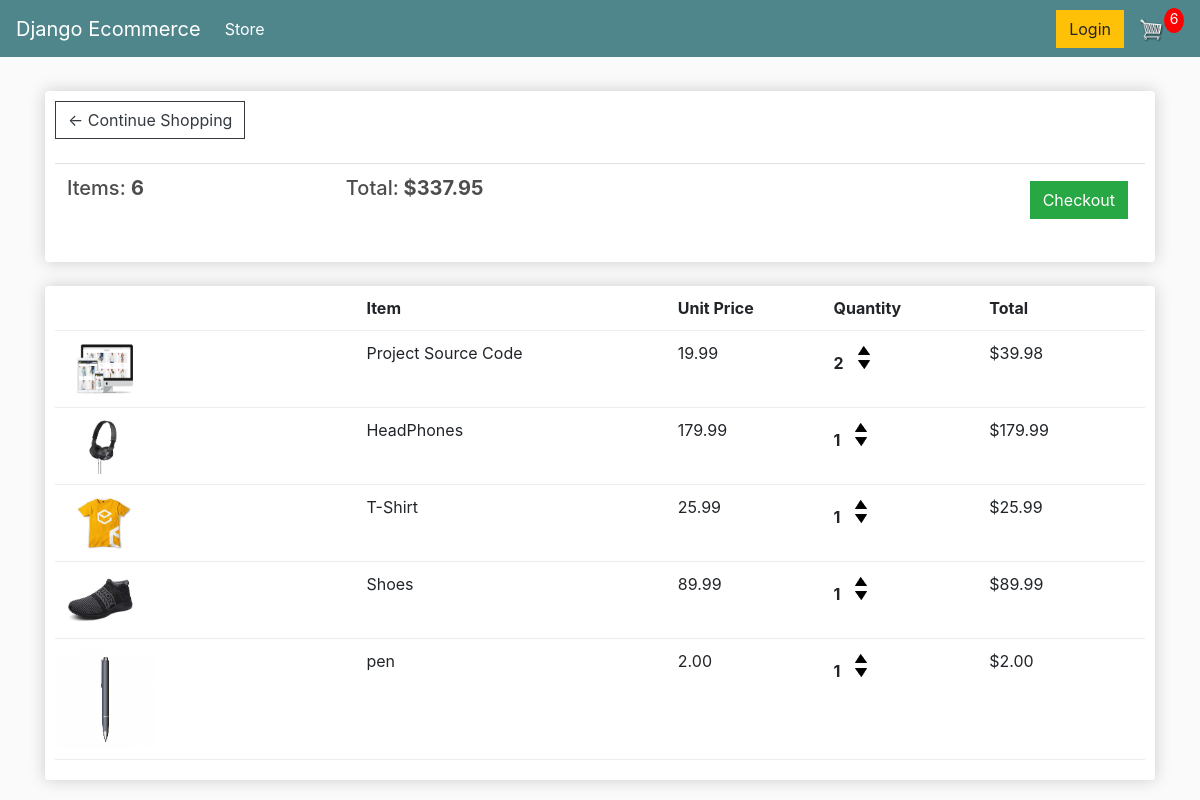
The app's page /cart/ (signed in) with its own data.
### store/models.py (models this page shows, shortened)
class Order(models.Model):
    customer       = models.ForeignKey(Customer,on_delete=models.SET_NULL,blank=True,null=True)
    date_ordered   = models.DateTimeField(auto_now_add=True)
    complete       = models.BooleanField(default=False,null=True,blank=False)
    transection_id = models.CharField(max_length=200, null=True)
    @property
    def get_cart_total(self):
        orderitems = self.orderitem_set.all()
        total = sum([item.get_total for item in orderitems])
        return total
    @property
    def get_cart_items(self):
        orderitems = self.orderitem_set.all()
        total = sum([item.quantity for item in orderitems])
        return total

class OrderItem(models.Model):
    product      = models.ForeignKey(Product,on_delete=models.SET_NULL,blank=True,null=True)
    order         = models.ForeignKey(Order,on_delete=models.SET_NULL,blank=True,null=True )
    quantity      = models.IntegerField(default=0,null=True,blank=True)
    date_added    = models.DateTimeField(auto_now_add=True)
    @property
    def get_total(self):
        total =self.product.price * self.quantity
        return total

class Product(models.Model):
    name     = models.CharField(max_length=200, null=True)
    price    = models.DecimalField(max_digits=7, decimal_places=2)
    digital  = models.BooleanField(default=False,null=True,blank=False)
    image    = models.ImageField(null=True,blank=True)
    @property
    def imageURL(self):
        try:
            url =self.image.url
        except:
            url =''
        return url

### store/views.py (the view)
# urls.py: path('cart/', views.cart, name="cart"),
def cart(request):
    if request.user.is_authenticated:
        customer = request.user.customer
        order, created = Order.objects.get_or_create(customer=customer,complete=False)
        items =order.orderitem_set.all()
        cartItems =order.get_cart_items
    else:
        items = []
        order = {'get_cart_total':0,'get_cart_items':0,'shipping':False}
        cartItems = order['get_cart_items']
    context ={'items':items, 'order':order,'cartItems':cartItems}
    return render(request, 'store/cart.html',context)

### store/templates/store/cart.html
{% extends 'store/main.html' %}
{% load static %}
{% block content %}
	<div class="row">
		<div class="col-lg-12">
			<div class="box-element">
				<a  class="btn btn-outline-dark" href="{% url 'store' %}">&#x2190; Continue Shopping</a>
				<br>
				<br>
				<table class="table">
					<tr>
						<th><h5>Items: <strong>{{order.get_cart_items}}</strong></h5></th>
						<th><h5>Total:<strong> ${{order.get_cart_total|floatformat:2}}</strong></h5></th>
						<th>
							<a  style="float:right; margin:5px;" class="btn btn-success" href="{% url 'checkout' %}">Checkout</a>
						</th>
					</tr>
				</table>
			</div>
			<br>
			<div class="box-element">
				<div class="cart-row">
					<div style="flex:2"></div>
					<div style="flex:2"><strong>Item</strong></div>
					<div style="flex:1"><strong>Unit Price</strong></div>
					<div style="flex:1"><strong>Quantity</strong></div>
					<div style="flex:1"><strong>Total</strong></div>
				</div>
				{% for item in items%}
				<div class="cart-row">
					<div style="flex:2"><img class="row-image" src="{{item.product.imageURL}}"></div>
					<div style="flex:2"><p>{{item.product.name}}</p></div>
					<div style="flex:1"><p>{{item.product.price|floatformat:2}}</p></div>
					<div style="flex:1">
						<p class="quantity">{{item.quantity}}</p>
						<div class="quantity">
							<img data-product={{item.product.id}} data-action="add" class="chg-quantity update-cart" src="{% static  'images/arrow-up.png' %}">
							<img data-product={{item.product.id}} data-action="remove" class="chg-quantity update-cart" src="{% static  'images/arrow-down.png' %}">
						</div>
					</div>
					<div style="flex:1"><p>${{item.get_total}}</p></div>
				</div>
				{% endfor %}
			</div>
		</div>
	</div>
{% endblock content %}

### static/css/main.css (style rules this page uses)
body { background-color: hsl(0, 0%, 98%); }
h1,h2,h3,h4,h5,h6 { color:hsl(0, 0%, 30%); }
.box-element { box-shadow:hsl(0, 0%, 80%) 0 0 16px; background-color: #fff; border-radius: 4px; padding: 10px; }
.col-lg-4, .col-lg-6, .col-lg-8, .col-lg-12 { margin-top: 10px; }
.btn { border-radius: 0; }
.row-image { width: 100px; }
.cart-row { display: flex; align-items: flex-stretch; padding-bottom: 10px; margin-bottom: 10px; border-bottom: 1px solid #ececec; }
.quantity { display: inline-block; font-weight: 700; padding-right:10px; }
.chg-quantity { width: 12px; cursor: pointer; display: block; margin-top: 5px; transition:.1s; }

### records on screen
Order: get_cart_items "6", get_cart_total "337.95"
OrderItem: product.imageURL (picture), product.name "Project Source Code", product.price "19.99", quantity "2", get_total "39.98"
OrderItem: product.imageURL (picture), product.name "HeadPhones", product.price "179.99", quantity "1", get_total "179.99"
OrderItem: product.imageURL (picture), product.name "T-Shirt", product.price "25.99", quantity "1", get_total "25.99"
OrderItem: product.imageURL (picture), product.name "Shoes", product.price "89.99", quantity "1", get_total "89.99"
OrderItem: product.imageURL (picture), product.name "pen", product.price "2.00", quantity "1", get_total "2.00"

### other values on screen
{{ cartItems }} "6"
